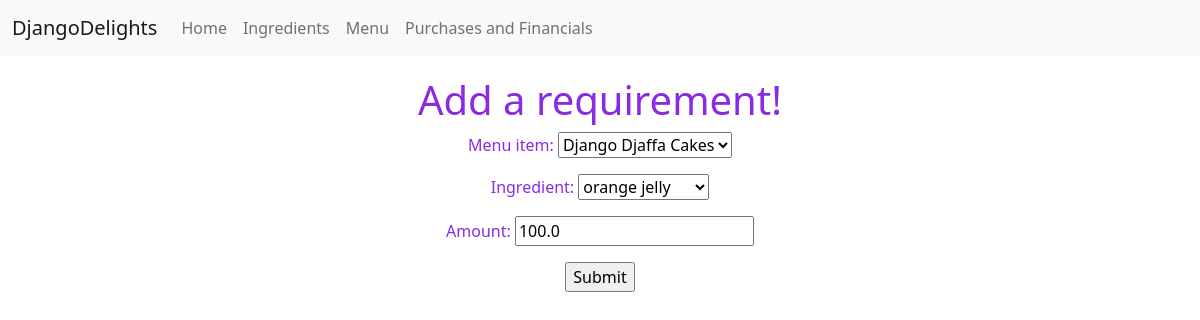
Screenshot of /requirement/1/update (signed in) with the database file from the repository.
### inventory/models.py (models this page shows, shortened)
class RecipeRequirement(models.Model):
    menu_item = models.ForeignKey(MenuItem, on_delete=models.CASCADE)
    ingredient = models.ForeignKey(Ingredient, on_delete=models.CASCADE)
    amount = models.FloatField(name="amount", )
    class Meta:
        verbose_name = "Recipe Requirement"
        verbose_name_plural = "Recipe Requirements"

### inventory/views.py (the view)
# urls.py: path("requirement/<int:pk>/update", views.RecipeRequirementUpdate.as_view(), name="requirement_update"),
class RecipeRequirementUpdate(LoginRequiredMixin,UpdateView):
    model = RecipeRequirement
    form_class = RecipeRequirementForm
    template_name = "inventory/reciperequirement_update_form.html"

### inventory/forms.py
class RecipeRequirementForm(forms.ModelForm):
    class Meta:
        model = RecipeRequirement
        fields = ("__all__")

### inventory/models.py (called while the page is built)
    def __str__(self):
        return self.name

    def __str__(self):
        return self.name

### inventory/templates/inventory/reciperequirement_update_form.html (shortened to what this page needs)
{% extends 'base.html' %}
{% block content %}
<div class="centered">
    <h1>Add a requirement!</h1>
    <form method="post">
        {{ form.as_p }}
        <input type="submit" value="Submit" />
    </form>
</div>
{% endblock %}

### inventory/static/inventory/style.css (style rules this page uses)
.centered { margin:auto; width:auto; color:blueviolet; text-align: center; margin-top: 20px; }

### rows the page displays
RecipeRequirement: menu_item "Django Djaffa Cakes", ingredient "orange jelly", amount "100.0"
